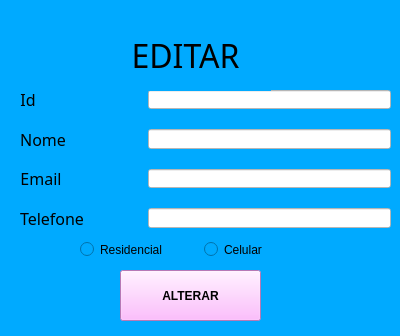
<?xml version="1.0" encoding="UTF-8"?>
<ui version="4.0">
 <class>FormEdit</class>
 <widget class="QWidget" name="FormEdit">
  <property name="geometry">
   <rect>
    <x>0</x>
    <y>0</y>
    <width>400</width>
    <height>336</height>
   </rect>
  </property>
  <property name="windowTitle">
   <string>Form</string>
  </property>
  <property name="autoFillBackground">
   <bool>false</bool>
  </property>
  <property name="styleSheet">
   <string notr="true">background-color: rgb(0, 170, 255);</string>
  </property>
  <widget class="QWidget" name="formLayoutWidget">
   <property name="geometry">
    <rect>
     <x>20</x>
     <y>90</y>
     <width>371</width>
     <height>138</height>
    </rect>
   </property>
   <layout class="QFormLayout" name="formLayout">
    <property name="horizontalSpacing">
     <number>64</number>
    </property>
    <property name="verticalSpacing">
     <number>20</number>
    </property>
    <item row="0" column="1">
     <widget class="QLineEdit" name="id_contact_edit">
      <property name="styleSheet">
       <string notr="true">background-color: rgb(255, 255, 255);</string>
      </property>
      <property name="text">
       <string/>
      </property>
     </widget>
    </item>
    <item row="2" column="0">
     <widget class="QLabel" name="label_4">
      <property name="enabled">
       <bool>true</bool>
      </property>
      <property name="font">
       <font>
        <family>Rockwell</family>
        <pointsize>12</pointsize>
        <weight>50</weight>
        <italic>false</italic>
        <bold>false</bold>
       </font>
      </property>
      <property name="layoutDirection">
       <enum>Qt::LeftToRight</enum>
      </property>
      <property name="styleSheet">
       <string notr="true"/>
      </property>
      <property name="text">
       <string>Email</string>
      </property>
      <property name="textFormat">
       <enum>Qt::AutoText</enum>
      </property>
      <property name="alignment">
       <set>Qt::AlignCenter</set>
      </property>
     </widget>
    </item>
    <item row="2" column="1">
     <widget class="QLineEdit" name="email_contact_edit">
      <property name="styleSheet">
       <string notr="true">background-color: rgb(255, 255, 255);</string>
      </property>
      <property name="text">
       <string/>
      </property>
     </widget>
    </item>
    <item row="3" column="0">
     <widget class="QLabel" name="label_5">
      <property name="enabled">
       <bool>true</bool>
      </property>
      <property name="font">
       <font>
        <family>Rockwell</family>
        <pointsize>12</pointsize>
        <weight>50</weight>
        <italic>false</italic>
        <bold>false</bold>
       </font>
      </property>
      <property name="layoutDirection">
       <enum>Qt::LeftToRight</enum>
      </property>
      <property name="styleSheet">
       <string notr="true"/>
      </property>
      <property name="text">
       <string>Telefone</string>
      </property>
      <property name="textFormat">
       <enum>Qt::AutoText</enum>
      </property>
      <property name="alignment">
       <set>Qt::AlignCenter</set>
      </property>
     </widget>
    </item>
    <item row="3" column="1">
     <widget class="QLineEdit" name="tel_contact_edit">
      <property name="styleSheet">
       <string notr="true">background-color: rgb(255, 255, 255);</string>
      </property>
      <property name="text">
       <string/>
      </property>
     </widget>
    </item>
    <item row="1" column="0">
     <widget class="QLabel" name="label_3">
      <property name="enabled">
       <bool>true</bool>
      </property>
      <property name="font">
       <font>
        <family>Rockwell</family>
        <pointsize>12</pointsize>
        <weight>50</weight>
        <italic>false</italic>
        <bold>false</bold>
       </font>
      </property>
      <property name="layoutDirection">
       <enum>Qt::LeftToRight</enum>
      </property>
      <property name="styleSheet">
       <string notr="true"/>
      </property>
      <property name="text">
       <string>Nome</string>
      </property>
      <property name="textFormat">
       <enum>Qt::AutoText</enum>
      </property>
      <property name="alignment">
       <set>Qt::AlignCenter</set>
      </property>
     </widget>
    </item>
    <item row="0" column="0">
     <widget class="QLabel" name="label_6">
      <property name="enabled">
       <bool>true</bool>
      </property>
      <property name="font">
       <font>
        <family>Rockwell</family>
        <pointsize>12</pointsize>
        <weight>50</weight>
        <italic>false</italic>
        <bold>false</bold>
       </font>
      </property>
      <property name="layoutDirection">
       <enum>Qt::LeftToRight</enum>
      </property>
      <property name="styleSheet">
       <string notr="true"/>
      </property>
      <property name="text">
       <string>Id</string>
      </property>
      <property name="textFormat">
       <enum>Qt::AutoText</enum>
      </property>
      <property name="alignment">
       <set>Qt::AlignCenter</set>
      </property>
     </widget>
    </item>
    <item row="1" column="1">
     <widget class="QLineEdit" name="name_contact_edit">
      <property name="styleSheet">
       <string notr="true">background-color: rgb(255, 255, 255);</string>
      </property>
      <property name="text">
       <string/>
      </property>
     </widget>
    </item>
   </layout>
  </widget>
  <widget class="QLabel" name="label">
   <property name="geometry">
    <rect>
     <x>100</x>
     <y>20</y>
     <width>171</width>
     <height>71</height>
    </rect>
   </property>
   <property name="font">
    <font>
     <family>Rockwell</family>
     <pointsize>24</pointsize>
     <weight>50</weight>
     <italic>false</italic>
     <bold>false</bold>
    </font>
   </property>
   <property name="layoutDirection">
    <enum>Qt::LeftToRight</enum>
   </property>
   <property name="styleSheet">
    <string notr="true"/>
   </property>
   <property name="text">
    <string>EDITAR</string>
   </property>
   <property name="textFormat">
    <enum>Qt::AutoText</enum>
   </property>
   <property name="alignment">
    <set>Qt::AlignCenter</set>
   </property>
  </widget>
  <widget class="QWidget" name="horizontalLayoutWidget">
   <property name="geometry">
    <rect>
     <x>80</x>
     <y>240</y>
     <width>241</width>
     <height>19</height>
    </rect>
   </property>
   <layout class="QHBoxLayout" name="horizontalLayout">
    <item>
     <widget class="QRadioButton" name="residencial_type_edit">
      <property name="text">
       <string>Residencial</string>
      </property>
     </widget>
    </item>
    <item>
     <widget class="QRadioButton" name="celular_type_edit">
      <property name="text">
       <string>Celular</string>
      </property>
     </widget>
    </item>
   </layout>
  </widget>
  <widget class="QPushButton" name="btnEdit">
   <property name="geometry">
    <rect>
     <x>120</x>
     <y>270</y>
     <width>141</width>
     <height>51</height>
    </rect>
   </property>
   <property name="font">
    <font>
     <weight>75</weight>
     <bold>true</bold>
    </font>
   </property>
   <property name="styleSheet">
    <string notr="true">background-color: rgb(255, 170, 255);</string>
   </property>
   <property name="text">
    <string>ALTERAR</string>
   </property>
  </widget>
 </widget>
 <resources/>
 <connections/>
</ui>
